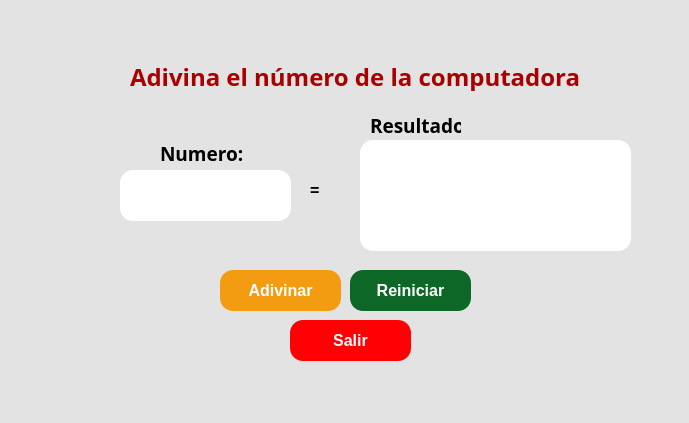
<?xml version="1.0" encoding="UTF-8"?>
<ui version="4.0">
 <class>MainWindow</class>
 <widget class="QMainWindow" name="MainWindow">
  <property name="geometry">
   <rect>
    <x>0</x>
    <y>0</y>
    <width>689</width>
    <height>423</height>
   </rect>
  </property>
  <property name="windowTitle">
   <string>MainWindow</string>
  </property>
  <property name="styleSheet">
   <string notr="true">background-color: rgb(227, 227, 227);</string>
  </property>
  <widget class="QWidget" name="centralwidget">
   <widget class="QLabel" name="label_3">
    <property name="geometry">
     <rect>
      <x>0</x>
      <y>0</y>
      <width>171</width>
      <height>51</height>
     </rect>
    </property>
    <property name="text">
     <string/>
    </property>
    <property name="pixmap">
     <pixmap>../../../../3D Objects/UAT.png</pixmap>
    </property>
    <property name="scaledContents">
     <bool>true</bool>
    </property>
   </widget>
   <widget class="QLabel" name="label_4">
    <property name="geometry">
     <rect>
      <x>530</x>
      <y>0</y>
      <width>161</width>
      <height>51</height>
     </rect>
    </property>
    <property name="text">
     <string/>
    </property>
    <property name="pixmap">
     <pixmap>../../../../3D Objects/facultad_ingenieria_tampico.png</pixmap>
    </property>
    <property name="scaledContents">
     <bool>true</bool>
    </property>
   </widget>
   <widget class="QLabel" name="label_5">
    <property name="geometry">
     <rect>
      <x>590</x>
      <y>290</y>
      <width>91</width>
      <height>81</height>
     </rect>
    </property>
    <property name="font">
     <font>
      <pointsize>8</pointsize>
     </font>
    </property>
    <property name="cursor">
     <cursorShape>ArrowCursor</cursorShape>
    </property>
    <property name="styleSheet">
     <string notr="true"/>
    </property>
    <property name="text">
     <string/>
    </property>
    <property name="pixmap">
     <pixmap>../../../../3D Objects/Castor.jpg</pixmap>
    </property>
    <property name="scaledContents">
     <bool>true</bool>
    </property>
   </widget>
   <widget class="QLabel" name="label">
    <property name="geometry">
     <rect>
      <x>160</x>
      <y>140</y>
      <width>91</width>
      <height>21</height>
     </rect>
    </property>
    <property name="font">
     <font>
      <family>Rockwell</family>
     </font>
    </property>
    <property name="text">
     <string>&lt;html&gt;&lt;head/&gt;&lt;body&gt;&lt;p&gt;&lt;span style=&quot; font-size:14pt; font-weight:600;&quot;&gt;Numero:&lt;/span&gt;&lt;/p&gt;&lt;/body&gt;&lt;/html&gt;</string>
    </property>
   </widget>
   <widget class="QLabel" name="label_2">
    <property name="geometry">
     <rect>
      <x>370</x>
      <y>110</y>
      <width>91</width>
      <height>31</height>
     </rect>
    </property>
    <property name="font">
     <font>
      <family>Rockwell Condensed</family>
      <weight>50</weight>
      <bold>false</bold>
     </font>
    </property>
    <property name="text">
     <string>&lt;html&gt;&lt;head/&gt;&lt;body&gt;&lt;p&gt;&lt;span style=&quot; font-size:14pt; font-weight:600;&quot;&gt;Resultado:&lt;/span&gt;&lt;/p&gt;&lt;/body&gt;&lt;/html&gt;</string>
    </property>
   </widget>
   <widget class="QLabel" name="label_6">
    <property name="geometry">
     <rect>
      <x>130</x>
      <y>60</y>
      <width>451</width>
      <height>31</height>
     </rect>
    </property>
    <property name="font">
     <font>
      <family>Segoe UI Black</family>
      <pointsize>12</pointsize>
      <weight>75</weight>
      <bold>true</bold>
     </font>
    </property>
    <property name="text">
     <string>&lt;html&gt;&lt;head/&gt;&lt;body&gt;&lt;p&gt;&lt;span style=&quot; font-size:18pt; color:#aa0000;&quot;&gt;Adivina el número de la computadora:&lt;/span&gt;&lt;/p&gt;&lt;/body&gt;&lt;/html&gt;</string>
    </property>
   </widget>
   <widget class="QPushButton" name="btn_reiniciar">
    <property name="geometry">
     <rect>
      <x>350</x>
      <y>270</y>
      <width>121</width>
      <height>41</height>
     </rect>
    </property>
    <property name="font">
     <font>
      <pointsize>12</pointsize>
      <weight>75</weight>
      <bold>true</bold>
     </font>
    </property>
    <property name="styleSheet">
     <string notr="true">color: rgb(255, 255, 255);
background-color: rgb(13, 104, 39);
border-radius:13px;
</string>
    </property>
    <property name="text">
     <string>Reiniciar</string>
    </property>
   </widget>
   <widget class="QLineEdit" name="txt_numero">
    <property name="geometry">
     <rect>
      <x>120</x>
      <y>170</y>
      <width>171</width>
      <height>51</height>
     </rect>
    </property>
    <property name="font">
     <font>
      <pointsize>14</pointsize>
     </font>
    </property>
    <property name="styleSheet">
     <string notr="true">background-color: rgb(255, 255, 255);
border-radius:13px;</string>
    </property>
    <property name="text">
     <string/>
    </property>
   </widget>
   <widget class="QPushButton" name="btn_adivinar">
    <property name="geometry">
     <rect>
      <x>220</x>
      <y>270</y>
      <width>121</width>
      <height>41</height>
     </rect>
    </property>
    <property name="font">
     <font>
      <pointsize>12</pointsize>
      <weight>75</weight>
      <bold>true</bold>
     </font>
    </property>
    <property name="styleSheet">
     <string notr="true">background-color: #F39C12;
border-radius:13px;
color: rgb(255, 255, 255);</string>
    </property>
    <property name="text">
     <string>Adivinar</string>
    </property>
   </widget>
   <widget class="QTextEdit" name="txt_resultado">
    <property name="geometry">
     <rect>
      <x>360</x>
      <y>140</y>
      <width>271</width>
      <height>111</height>
     </rect>
    </property>
    <property name="font">
     <font>
      <pointsize>14</pointsize>
     </font>
    </property>
    <property name="styleSheet">
     <string notr="true">background-color: rgb(255, 255, 255);
border-radius:13px;</string>
    </property>
    <property name="html">
     <string>&lt;!DOCTYPE HTML PUBLIC &quot;-//W3C//DTD HTML 4.0//EN&quot; &quot;http://www.w3.org/TR/REC-html40/strict.dtd&quot;&gt;
&lt;html&gt;&lt;head&gt;&lt;meta name=&quot;qrichtext&quot; content=&quot;1&quot; /&gt;&lt;style type=&quot;text/css&quot;&gt;
p, li { white-space: pre-wrap; }
&lt;/style&gt;&lt;/head&gt;&lt;body style=&quot; font-family:'MS Shell Dlg 2'; font-size:14pt; font-weight:400; font-style:normal;&quot;&gt;
&lt;p style=&quot;-qt-paragraph-type:empty; margin-top:0px; margin-bottom:0px; margin-left:0px; margin-right:0px; -qt-block-indent:0; text-indent:0px; font-size:8.25pt;&quot;&gt;&lt;br /&gt;&lt;/p&gt;&lt;/body&gt;&lt;/html&gt;</string>
    </property>
   </widget>
   <widget class="QLabel" name="label_7">
    <property name="geometry">
     <rect>
      <x>310</x>
      <y>180</y>
      <width>31</width>
      <height>21</height>
     </rect>
    </property>
    <property name="text">
     <string>&lt;html&gt;&lt;head/&gt;&lt;body&gt;&lt;p&gt;&lt;span style=&quot; font-size:12pt; font-weight:600;&quot;&gt;=&lt;/span&gt;&lt;/p&gt;&lt;/body&gt;&lt;/html&gt;</string>
    </property>
   </widget>
   <widget class="QPushButton" name="btn_salir">
    <property name="geometry">
     <rect>
      <x>290</x>
      <y>320</y>
      <width>121</width>
      <height>41</height>
     </rect>
    </property>
    <property name="font">
     <font>
      <pointsize>12</pointsize>
      <weight>75</weight>
      <bold>true</bold>
     </font>
    </property>
    <property name="styleSheet">
     <string notr="true">color: rgb(255, 255, 255);
background-color: rgb(255, 0, 4);
border-radius:13px;
</string>
    </property>
    <property name="text">
     <string>Salir</string>
    </property>
   </widget>
  </widget>
  <widget class="QMenuBar" name="menubar">
   <property name="geometry">
    <rect>
     <x>0</x>
     <y>0</y>
     <width>689</width>
     <height>21</height>
    </rect>
   </property>
  </widget>
  <widget class="QStatusBar" name="statusbar"/>
 </widget>
 <resources>
  <include location="../../Archivos/Recursos.qrc"/>
 </resources>
 <connections/>
</ui>
